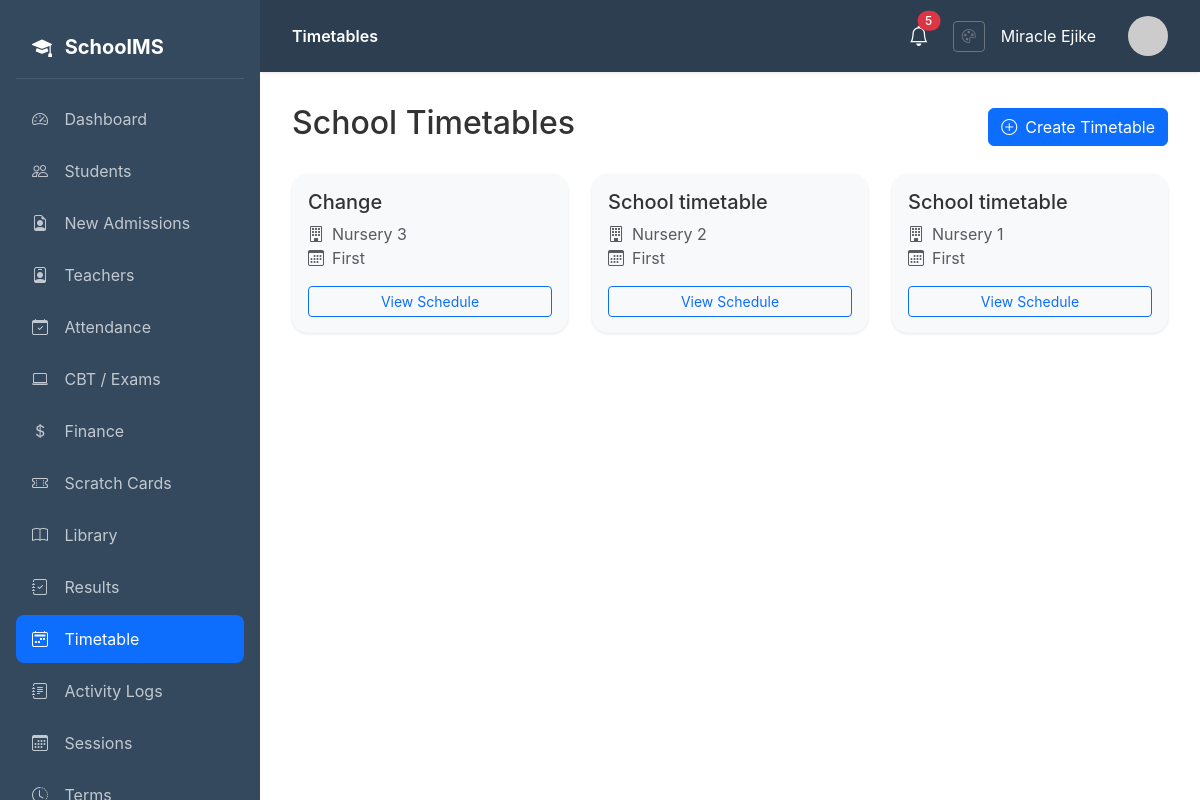
The app's page /timetable/ (signed in) with its own data.
### timetable/models.py (models this page shows, shortened)
class Timetable(models.Model):
    name = models.CharField(max_length=200)
    classroom = models.ForeignKey(ClassRoom, on_delete=models.CASCADE, related_name='timetables')
    term = models.ForeignKey(Term, on_delete=models.CASCADE)
    academic_session = models.ForeignKey(AcademicSession, on_delete=models.CASCADE)
    is_active = models.BooleanField(default=True)
    created_by = models.ForeignKey(User, on_delete=models.SET_NULL, null=True)
    created_at = models.DateTimeField(auto_now_add=True)
    updated_at = models.DateTimeField(auto_now=True)
    class Meta:
        unique_together = ['classroom', 'term', 'academic_session']
        ordering = ['-created_at']

### core/models.py (models this page shows, shortened)
class ClassRoom(models.Model):
    name = models.CharField(max_length=50)
    class_level = models.ForeignKey(ClassLevel, on_delete=models.CASCADE)
    capacity = models.IntegerField(default=30)

class Term(models.Model):
    TERM_CHOICES = [
        ('First', 'First Term'),
        ('Second', 'Second Term'),
        ('Third', 'Third Term'),
    ]
    name = models.CharField(max_length=20, choices=TERM_CHOICES)
    session = models.ForeignKey(AcademicSession, on_delete=models.CASCADE)
    start_date = models.DateField()
    end_date = models.DateField()
    is_current = models.BooleanField(default=False)

### timetable/views.py (the view)
# urls.py: path('', views.timetable_list, name='list'),
@login_required
def timetable_list(request):
    timetables = Timetable.objects.filter(is_active=True).select_related('classroom', 'term')
    return render(request, 'timetable/timetable_list.html', {'timetables': timetables})

### core/context_processors.py (called while the page is built)
def vapid_public_key(request):
    return {
        'vapid_public_key': getattr(settings, 'VAPID_PUBLIC_KEY', ''),
    }

### templates/timetable/timetable_list.html (shortened to what this page needs)
{% extends 'base.html' %}
{% block page_title %}Timetables{% endblock %}
{% block content %}
<div class="d-flex justify-content-between align-items-center mb-4">
    <h2>School Timetables</h2>
    {% if user.profile.role == 'admin' or user.profile.role == 'teacher' %}
    <a href="{% url 'timetable:create' %}" class="btn btn-primary"><i class="bi bi-plus-circle me-2"></i>Create Timetable</a>
    {% endif %}
</div>
<div class="row g-4">
    {% for timetable in timetables %}
    <div class="col-md-6 col-lg-4">
        <div class="card h-100">
            <div class="card-body">
                <h5 class="card-title">{{ timetable.name }}</h5>
                <p class="text-muted mb-3">
                    <i class="bi bi-building me-2"></i>{{ timetable.classroom.name }}<br>
                    <i class="bi bi-calendar3 me-2"></i>{{ timetable.term.name }}
                </p>
                <a href="{% url 'timetable:detail' timetable.id %}" class="btn btn-sm btn-outline-primary w-100">View Schedule</a>
            </div>
        </div>
    </div>
    {% empty %}
    <div class="col-12"><p class="text-center text-muted py-5">No timetables yet.</p></div>
    {% endfor %}
</div>
{% endblock %}

### templates/base.html (shortened to what this page needs)
{% load static %}
<!DOCTYPE html>
<html lang="en">
<head>
    <link href="https://cdn.jsdelivr.net/npm/bootstrap@5.3.2/dist/css/bootstrap.min.css" rel="stylesheet">
    <link href="https://cdn.jsdelivr.net/npm/bootstrap-icons@1.11.1/font/bootstrap-icons.css" rel="stylesheet">
    <link rel="stylesheet" href="{% static 'css/theme.css' %}">
</head>
<body>
    <nav class="sidebar">
        <div class="brand">
            <i class="bi bi-mortarboard-fill me-2"></i>
            SchoolMS
        </div>
        <ul class="nav flex-column">
            <li class="nav-item">
                <a class="nav-link {% if request.resolver_match.url_name == 'dashboard' %}active{% endif %}" href="{% url 'core:dashboard' %}">
                    <i class="bi bi-speedometer2"></i> Dashboard
                </a>
            </li>
            {% if user.profile.role == 'admin' or user.profile.role == 'teacher' %}
            <li class="nav-item">
                <a class="nav-link {% if 'students' in request.path %}active{% endif %}" href="{% url 'students:student_list' %}">
                    <i class="bi bi-people"></i> Students
                </a>
            </li>
            {% endif %}
            {% if user.profile.role == 'admin' %}
            <li class="nav-item">
                <a class="nav-link {% if 'admissions' in request.path %}active{% endif %}" href="{% url 'homepage:admission_list' %}">
                    <i class="bi bi-file-earmark-person"></i> New Admissions
                </a>
            </li>
            <li class="nav-item">
                <a class="nav-link {% if 'teachers' in request.path %}active{% endif %}" href="{% url 'teachers:teacher_list' %}">
                    <i class="bi bi-person-badge"></i> Teachers
                </a>
            </li>
            {% endif %}
            {% if user.profile.role == 'admin' or user.profile.role == 'teacher' or user.profile.role == 'student' %}
            <li class="nav-item">
                <a class="nav-link {% if 'attendance' in request.path %}active{% endif %}" href="{% url 'attendance:dashboard' %}">
                    <i class="bi bi-calendar-check"></i> Attendance
                </a>
            </li>
            {% endif %}
            <li class="nav-item">
                <a class="nav-link {% if 'cbt' in request.path %}active{% endif %}" href="{% url 'cbt:dashboard' %}">
                    <i class="bi bi-laptop"></i> CBT / Exams
                </a>
            </li>
            {% if user.profile.role == 'admin' or user.profile.role == 'accountant' or user.profile.role == 'student' %}
            <li class="nav-item">
                <a class="nav-link {% if 'finance' in request.path %}active{% endif %}" href="{% url 'finance:dashboard' %}">
                    <i class="bi bi-currency-dollar"></i> Finance
                </a>
            </li>
            <li class="nav-item">
                <a class="nav-link {% if 'scratchcard' in request.path %}active{% endif %}" href="{% url 'scratchcard:dashboard' %}">
                    <i class="bi bi-ticket-perforated"></i> Scratch Cards
                </a>
            </li>
            {% endif %}
            {% if user.profile.role == 'admin' or user.profile.role == 'librarian' or user.profile.role == 'teacher' or user.profile.role == 'student' %}
            <li class="nav-item">
                <a class="nav-link {% if 'library' in request.path %}active{% endif %}" href="{% url 'library:dashboard' %}">
                    <i class="bi bi-book"></i> Library
                </a>
            </li>
            {% endif %}
            <li class="nav-item">
                <a class="nav-link {% if 'results' in request.path %}active{% endif %}" href="{% url 'students:results_dashboard' %}">
                    <i class="bi bi-journal-check"></i> Results
                </a>
            </li>
            {% if user.profile.role == 'admin' or user.profile.role == 'teacher' %}
            <li class="nav-item">
                <a class="nav-link {% if 'timetable' in request.path %}active{% endif %}" href="{% url 'timetable:list' %}">
                    <i class="bi bi-calendar2-week"></i> Timetable
                </a>
            </li>
            {% endif %}
            {% if user.profile.role == 'admin' %}
            <li class="nav-item">
                <a class="nav-link {% if 'audit-logs' in request.path %}active{% endif %}" href="{% url 'core:audit_logs' %}">
                    <i class="bi bi-journal-text"></i> Activity Logs
                </a>
            </li>
            <li class="nav-item">
                <a class="nav-link {% if 'sessions' in request.path %}active{% endif %}" href="{% url 'core:session_list' %}">
                    <i class="bi bi-calendar3"></i> Sessions
                </a>
            </li>
            <li class="nav-item">
                <a class="nav-link {% if 'terms' in request.path %}active{% endif %}" href="{% url 'core:term_list' %}">
                    <i class="bi bi-clock-history"></i> Terms
                </a>
            </li>
            {% endif %}
        </ul>
    </nav>
    <main class="main-content">
        <div class="top-bar">
            <div>
                <span class="fw-semibold">{% block page_title %}Dashboard{% endblock %}</span>
            </div>
            <div class="d-flex align-items-center gap-3">
                <div class="dropdown me-2">
                    <button class="btn btn-link text-white position-relative p-0 border-0" type="button" id="notificationBell" data-bs-toggle="dropdown" aria-expanded="false">
                        <i class="bi bi-bell fs-5"></i>
                        <span id="notification-badge" class="position-absolute top-0 start-100 translate-middle badge rounded-pill bg-danger d-none">
                        </span>
                    </button>
                </div>
                <a href="{% url 'accounts:theme_settings' %}" class="btn btn-sm btn-outline-secondary" title="Theme Settings">
                    <i class="bi bi-palette"></i>
                </a>
                <span class="me-3">{{ user.get_full_name|default:user.username }}</span>
                <img src="https://ui-avatars.com/api/?name={{ user.username }}&background=4f46e5&color=fff" class="avatar" alt="Avatar">
            </div>
        </div>
        {% block content %}{% endblock %}
    </main>
</body>
</html>

### static/css/theme.css (style rules this page uses)
:root { --primary-color: #0d6efd; --secondary-color: #6c757d; --accent-color: #198754; --navbar-color: #2c3e50; --sidebar-color: #34495e; --background-color: #ffffff; --text-color: #333333; --light-bg: #f8f9fa; --border-color: #dee2e6; }
body { background-color: var(--background-color); color: var(--text-color); transition: background-color 0.3s ease, color 0.3s ease; }
.sidebar { background-color: var(--sidebar-color) !important; transition: background-color 0.3s ease; }
.top-bar { background-color: var(--navbar-color) !important; color: white; transition: background-color 0.3s ease; }
.card { background-color: var(--light-bg); color: var(--text-color); border-color: var(--border-color) !important; transition: background-color 0.3s ease, color 0.3s ease; }
.btn-primary { background-color: var(--primary-color) !important; border-color: var(--primary-color) !important; }
.main-content { background-color: var(--background-color); transition: background-color 0.3s ease; }
.sidebar .nav-link { color: rgba(255, 255, 255, 0.7); }
.sidebar .nav-link:hover, .sidebar .nav-link.active { background-color: var(--primary-color) !important; color: white; }

### templates/base.html (style rules this page uses)
body { font-family: 'Inter', -apple-system, BlinkMacSystemFont, 'Segoe UI', Roboto, sans-serif; background-color: var(--background-color); overflow-x: hidden; }
.reveal-hidden { opacity: 0; transform: translateY(20px); transition: all 0.6s cubic-bezier(0.4, 0, 0.2, 1); }
.reveal-visible { opacity: 1; transform: translateY(0); }
.btn { transition: all 0.2s ease; }
.sidebar { position: fixed; top: 0; left: 0; height: 100vh; width: var(--sidebar-width); background-color: var(--sidebar-color); padding: 1rem; overflow-y: auto; z-index: 1000; }
.sidebar .brand { color: #fff; font-size: 1.25rem; font-weight: 700; padding: 1rem; margin-bottom: 1rem; border-bottom: 1px solid rgba(255,255,255,0.1); }
.sidebar .nav-link { color: rgba(255,255,255,0.7); padding: 0.75rem 1rem; border-radius: 0.5rem; margin-bottom: 0.25rem; transition: all 0.2s; }
.sidebar .nav-link:hover, .sidebar .nav-link.active { color: #fff; background: rgba(255,255,255,0.1); }
.sidebar .nav-link i { width: 24px; margin-right: 0.75rem; }
.main-content { margin-left: var(--sidebar-width); padding: 2rem; min-height: 100vh; background-color: transparent; color: var(--text-color); position: relative; }
.top-bar { background-color: var(--navbar-color); color: white; padding: 1rem 2rem; margin: -2rem -2rem 2rem -2rem; box-shadow: 0 1px 3px rgba(0,0,0,0.1); display: flex; justify-content: space-between; align-items: center; }
.card { border: none; border-radius: 1rem; box-shadow: 0 1px 3px rgba(0,0,0,0.1); }
.btn-primary { background: var(--primary-color); border-color: var(--primary-color); }
.badge { font-weight: 500; }
.avatar { width: 40px; height: 40px; border-radius: 50%; object-fit: cover; }

### records on screen
Timetable: name "Change", classroom.name "Nursery 3", term.name "First"
Timetable: name "School timetable", classroom.name "Nursery 2", term.name "First"
Timetable: name "School timetable", classroom.name "Nursery 1", term.name "First"

### other values on screen
{{ user.get_full_name|default:user.username }} "Miracle Ejike"
